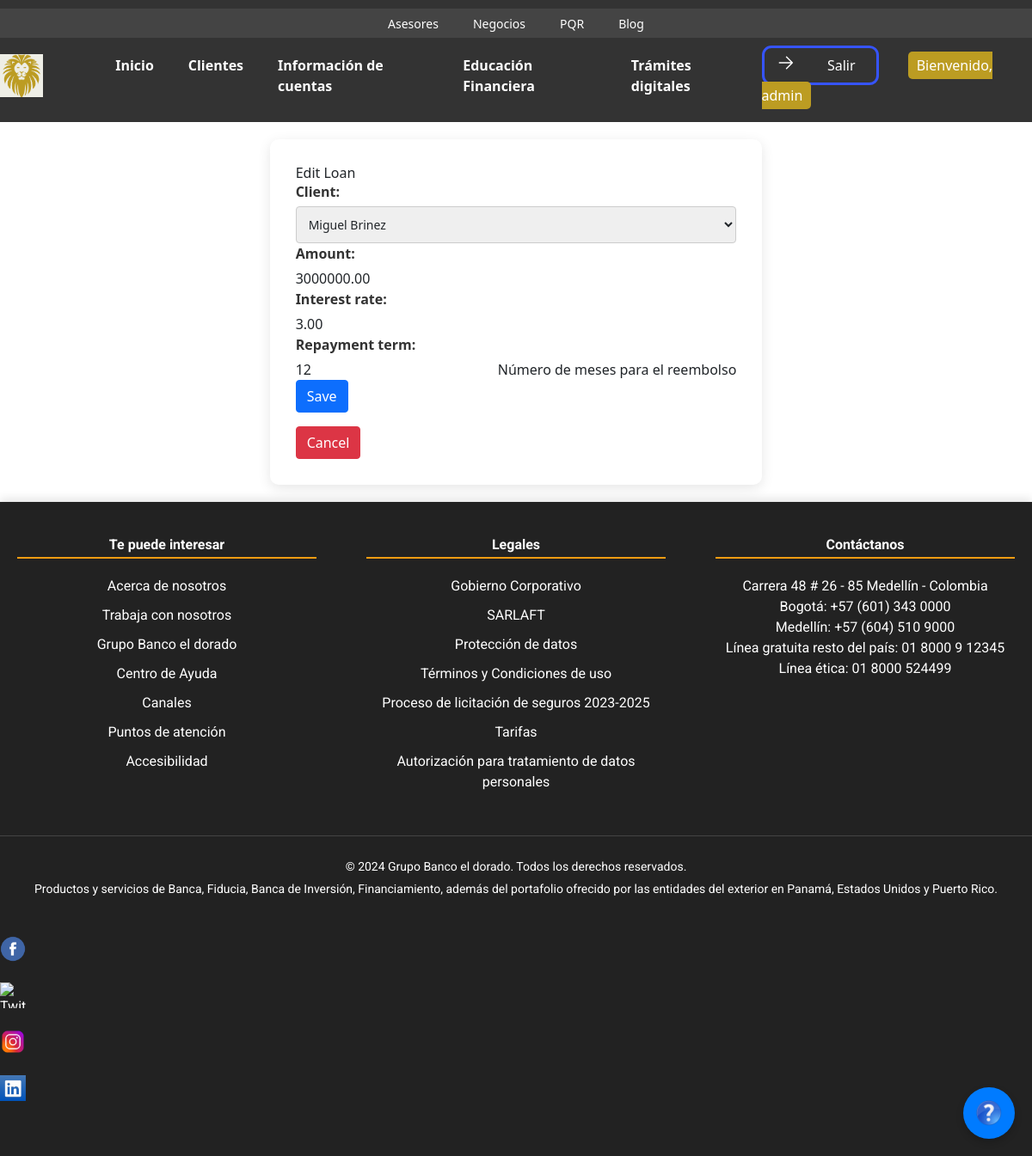
Page /loans/1/update/ (signed in) on the committed database.
### blog/models.py (models this page shows, shortened)
class Loan(models.Model):
    client = models.ForeignKey(Client, on_delete=models.CASCADE, related_name='loans')
    amount = models.DecimalField(max_digits=10, decimal_places=2)
    interest_rate = models.DecimalField(max_digits=5, decimal_places=2)
    repayment_term = models.IntegerField(help_text="Número de meses para el reembolso")
    created_at = models.DateTimeField(auto_now_add=True)
    updated_at = models.DateTimeField(auto_now=True)
    class Meta:
        ordering = ['-created_at']

### blog/views.py (the view)
# urls.py: path('loans/<int:id>/update/', views.loan_update, name='loan_update'),
@login_required
def loan_update(request, id):
    loan = get_object_or_404(Loan, id=id)
    if request.method == 'POST':
        form = LoanForm(request.POST, instance=loan)
        if form.is_valid():
            form.save()
            return redirect('blog:loan_detail', id=id)
    else:
        form = LoanForm(instance=loan)
    return render(request, 'loan/loan_form.html', {'form': form})

### blog/forms.py
class LoanForm(forms.ModelForm):
    class Meta:
        model = Loan
        fields = ['client', 'amount', 'interest_rate', 'repayment_term']

### blog/models.py (called while the page is built)
    def __str__(self):
        return self.name

### blog/templates/loan/loan_form.html (shortened to what this page needs)
{% extends "base.html" %}
{% block content %}
<h2>{% if form.instance.pk %}Edit{% else %}Create{% endif %} Loan</h2>
<form method="post">
    {{ form.as_p }}
    <button type="submit" class="btn btn-primary mb-3">Save</button>
</form>
<a href="{% url 'blog:loan_list' %}" class="btn btn-danger">Cancel</a>
{% endblock %}

### blog/templates/base.html (shortened to what this page needs)
{% load static %}
<!DOCTYPE html>
<html lang="es">
<head>
    <link href="{% static 'css/body.css' %}" rel="stylesheet">
    <link href="{% static 'css/adminw.css' %}" rel="stylesheet">
    <link href="https://cdn.jsdelivr.net/npm/bootstrap@5.1.3/dist/css/bootstrap.min.css" rel="stylesheet">
    <link href="{% static 'css/chatbot.css' %}" rel="stylesheet">
    <link rel="stylesheet" href="https://cdnjs.cloudflare.com/ajax/libs/font-awesome/5.15.4/css/all.min.css">
    <script src="https://cdn.tailwindcss.com"></script>
</head>
<body>
    <header>
        <div class="top-menu">
            <ul>
                <li><a href="/asesores/">Asesores</a></li>
                <li><a href="/negocios/">Negocios</a></li>
                <li><a href="/pqr/">PQR</a></li>
                <li><a href="/blog/">Blog</a></li>
            </ul>
        </div>
        <div class="header-container">
            <div class="logo">
                <img src="{% static 'images/logo.png' %}" alt="Logo">
            </div>
            <nav>
                <ul>
                    <li><a href="/">Inicio</a></li>
                    <li><a href="/clients/">Clientes</a></li>
                    <li><a href="/get-card-info">Información de cuentas</a></li>
                    <li><a href="/educacion/">Educación Financiera</a>
                    </li>
                    <li><a href="/tramites/">Trámites digitales</a></li>
                </ul>
            </nav>
            <div class="user-info">
                {% if user.is_authenticated %}
                    <button class="custom-button" onclick="window.location.href='/logout/'">
                        <svg xmlns="http://www.w3.org/2000/svg" fill="none" viewBox="0 0 24 24" stroke-width="1.5" stroke="currentColor" class="w-6 h-6">
                            <path stroke-linecap="round" stroke-linejoin="round" d="M4.5 12h15m0 0l-6.75-6.75M19.5 12l-6.75 6.75"></path>
                        </svg>
                        <div class="custom-text">
                            Salir
                        </div>
                    </button>
                    <span class="welcome-message" style="margin-left: 30px; background-color: #BC9C22; padding: 5px 10px; border-radius: 5px; animation: fadeIn 1s;">
                        Bienvenido, {{ user.username }}
                    </span>
                {% endif %}
            </div>
        </div>
    </header>
    <div id="content">
        {% block content %}{% endblock %}
    </div>
    <footer class="footer">
        <div class="footer-container">
            <div class="footer-section">
                <h4>Te puede interesar</h4>
                <ul>
                    <li><a href="#">Acerca de nosotros</a></li>
                    <li><a href="#">Trabaja con nosotros</a></li>
                    <li><a href="#">Grupo Banco el dorado</a></li>
                    <li><a href="#">Centro de Ayuda</a></li>
                    <li><a href="#">Canales</a></li>
                    <li><a href="#">Puntos de atención</a></li>
                    <li><a href="#">Accesibilidad</a></li>
                </ul>
            </div>
            <div class="footer-section">
                <h4>Legales</h4>
                <ul>
                    <li><a href="#">Gobierno Corporativo</a></li>
                    <li><a href="#">SARLAFT</a></li>
                    <li><a href="#">Protección de datos</a></li>
                    <li><a href="#">Términos y Condiciones de uso</a></li>
                    <li><a href="#">Proceso de licitación de seguros 2023-2025</a></li>
                    <li><a href="#">Tarifas</a></li>
                    <li><a href="#">Autorización para tratamiento de datos personales</a></li>
                </ul>
            </div>
            <div class="footer-section">
                <h4>Contáctanos</h4>
                <p>Carrera 48 # 26 - 85 Medellín - Colombia</p>
                <p>Bogotá: +57 (601) 343 0000</p>
                <p>Medellín: +57 (604) 510 9000</p>
                <p>Línea gratuita resto del país: 01 8000 9 12345</p>
                <p>Línea ética: 01 8000 524499</p>
            </div>
        </div>
        <div class="footer-bottom">
            <p>&copy; 2024 Grupo Banco el dorado. Todos los derechos reservados.</p>
            <p>Productos y servicios de Banca, Fiducia, Banca de Inversión, Financiamiento, además del portafolio ofrecido por las entidades del exterior en Panamá, Estados Unidos y Puerto Rico.</p>
            <div class="social-media">
                <a href="#"><img src="{% static 'images/facebook.png' %}" alt="Facebook"></a>
                <a href="#"><img src="{% static 'images/x.png' %}" alt="Twitter"></a>
                <a href="#"><img src="{% static 'images/instagram.png' %}" alt="Instagram"></a>
                <a href="#"><img src="{% static 'images/linked.png' %}" alt="LinkedIn"></a>
            </div>
        </div>
    </footer>
    <div class="help-button">
        <a href="https://www.userlike.com/umc/#/inbox/81431049">
            <img src="{% static 'images/help.png' %}" alt="Ayuda">
        </a>
    </div>
</body>
</html>

### blog/static/css/body.css (style rules this page uses)
form label { font-size: 16px; font-weight: bold; color: #333; display: block; margin-bottom: 5px; }
form input[type="text"], form select, form textarea { width: 100%; padding: 10px; border: 1px solid #ccc; border-radius: 4px; font-size: 14px; box-sizing: border-box; }
body { font-family: 'Roboto', sans-serif; background-color: #f4f4f4; margin: 0; padding: 0; width: 100%; animation: fadeIn 1s ease-in-out; }
.logo { width: 10%; height: auto; }
header { background-color: #333; color: #fff; padding: 10px 0; position: relative; z-index: 1000; }
.header-container { max-width: 1200px; margin: 0 auto; display: flex; justify-content: space-between; align-items: center; }
.logo img { max-width: 50px; }
nav { display: flex; align-items: center; }
nav ul { display: flex; list-style: none; margin: 0; padding: 0; }
nav ul li { margin: 0 15px; }
nav ul li a { color: #fff; text-decoration: none; font-weight: bold; transition: color 0.3s; }
.top-menu { background-color: #444; padding: 5px 0; text-align: center; }
.top-menu ul { display: flex; justify-content: center; margin: 0; padding: 0; list-style: none; }
.top-menu ul li { margin: 0 20px; }
.top-menu ul li a { color: #fff; text-decoration: none; font-size: 14px; transition: color 0.3s; }
nav { margin: 20px 0; }
nav ul { list-style-type: none; padding: 0; display: flex; justify-content: center; }
nav ul li { margin: 0 20px; }
nav ul li a { color: white; text-decoration: none; font-weight: bold; transition: color 0.3s ease; }
#content { max-width: 900px; margin: 20px auto; padding: 30px; background: white; border-radius: 10px; box-shadow: 0 4px 15px rgba(0, 0, 0, 0.1); animation: fadeIn 0.8s ease-in-out; }
footer { background: #4CAF50; color: white; text-align: center; padding: 20px; position: relative; bottom: 0; width: 100%; box-shadow: 0 -4px 10px rgba(0, 0, 0, 0.1); animation: slideUp 1s ease-in-out; }
.footer { background-color: #222; color: #fff; padding: 40px 0; font-family: 'Roboto', sans-serif; }
.footer-container { display: flex; justify-content: space-between; max-width: 1200px; margin: 0 auto; padding: 0 20px; }
.footer-section { width: 30%; }
.footer-section h4 { margin-bottom: 20px; font-weight: bold; border-bottom: 2px solid #f39c12; padding-bottom: 5px; }
.footer-section ul { list-style: none; padding: 0; }
.footer-section ul li { margin: 10px 0; }
.footer-section ul li a { color: #fff; text-decoration: none; transition: color 0.3s ease; }
.footer-bottom { text-align: center; margin-top: 40px; border-top: 1px solid #444; padding-top: 20px; }
.footer-bottom p { margin: 5px 0; font-size: 14px; }
.social-media { margin-top: 20px; }
.social-media a { margin: 0 10px; transition: transform 0.3s ease; }
.social-media img { width: 30px; height: 30px; }
.footer { animation: fadeIn 0.8s ease-in; }

### blog/static/css/adminw.css (style rules this page uses)
.custom-button { background-color: #ffffff00; color: #fff; width: 8.5em; height: 2.9em; border: #3654ff 0.2em solid; border-radius: 11px; text-align: right; transition: all 0.6s ease; }
.custom-button svg { width: 1.6em; margin: -0.2em 0.8em 1em; position: absolute; display: flex; transition: all 0.6s ease; }
.custom-text { margin: 0 1.5em; }
html, body { height: 100%; margin: 0; }
body { display: flex; flex-direction: column; }
#content { flex: 1; }
footer { background: #333; color: white; text-align: center; padding: 20px; }

### blog/static/css/chatbot.css (style rules this page uses)
.help-button { position: fixed; bottom: 20px; right: 20px; background-color: #007bff; border-radius: 50%; width: 60px; height: 60px; display: flex; justify-content: center; align-items: center; cursor: pointer; box-shadow: 0px 4px 8px rgba(0, 0, 0, 0.2); }
.help-button img { width: 30px; height: 30px; }

### rows in the picture
Loan: client "Miguel Brinez", amount "3000000.00", interest_rate "3.00", repayment_term "12"

### other values in the picture
{{ user.username }} "admin"
